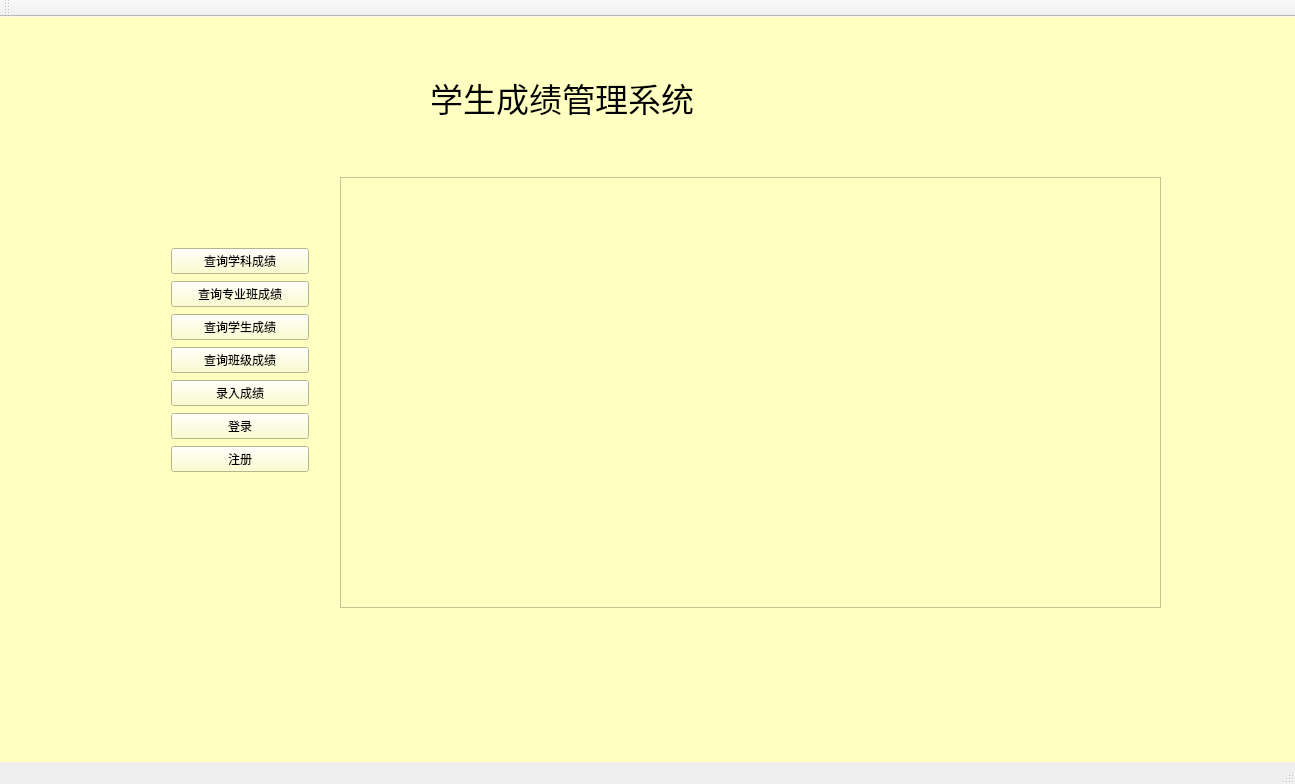
<?xml version="1.0" encoding="UTF-8"?>
<ui version="4.0">
 <class>MainWindow</class>
 <widget class="QMainWindow" name="MainWindow">
  <property name="geometry">
   <rect>
    <x>0</x>
    <y>0</y>
    <width>1295</width>
    <height>784</height>
   </rect>
  </property>
  <property name="windowTitle">
   <string>MainWindow</string>
  </property>
  <widget class="QWidget" name="centralWidget">
   <property name="styleSheet">
    <string notr="true">background-color: rgb(254, 255, 193);</string>
   </property>
   <widget class="QWidget" name="verticalLayoutWidget">
    <property name="geometry">
     <rect>
      <x>160</x>
      <y>219</y>
      <width>160</width>
      <height>251</height>
     </rect>
    </property>
    <layout class="QVBoxLayout" name="verticalLayout">
     <item>
      <widget class="QPushButton" name="pushButton_3">
       <property name="text">
        <string>查询学科成绩</string>
       </property>
      </widget>
     </item>
     <item>
      <widget class="QPushButton" name="pushButton_4">
       <property name="text">
        <string>查询专业班成绩</string>
       </property>
      </widget>
     </item>
     <item>
      <widget class="QPushButton" name="pushButton_2">
       <property name="text">
        <string>查询学生成绩</string>
       </property>
      </widget>
     </item>
     <item>
      <widget class="QPushButton" name="pushButton">
       <property name="text">
        <string>查询班级成绩</string>
       </property>
      </widget>
     </item>
     <item>
      <widget class="QPushButton" name="pushButton_7">
       <property name="text">
        <string>录入成绩</string>
       </property>
      </widget>
     </item>
     <item>
      <widget class="QPushButton" name="pushButton_6">
       <property name="text">
        <string>登录</string>
       </property>
      </widget>
     </item>
     <item>
      <widget class="QPushButton" name="pushButton_5">
       <property name="text">
        <string>注册</string>
       </property>
      </widget>
     </item>
    </layout>
   </widget>
   <widget class="QTableView" name="tableView">
    <property name="geometry">
     <rect>
      <x>340</x>
      <y>160</y>
      <width>821</width>
      <height>431</height>
     </rect>
    </property>
   </widget>
   <widget class="QLabel" name="label">
    <property name="geometry">
     <rect>
      <x>430</x>
      <y>60</y>
      <width>341</width>
      <height>41</height>
     </rect>
    </property>
    <property name="font">
     <font>
      <pointsize>25</pointsize>
     </font>
    </property>
    <property name="text">
     <string>学生成绩管理系统</string>
    </property>
   </widget>
  </widget>
  <widget class="QMenuBar" name="menuBar">
   <property name="geometry">
    <rect>
     <x>0</x>
     <y>0</y>
     <width>1295</width>
     <height>26</height>
    </rect>
   </property>
  </widget>
  <widget class="QToolBar" name="mainToolBar">
   <attribute name="toolBarArea">
    <enum>TopToolBarArea</enum>
   </attribute>
   <attribute name="toolBarBreak">
    <bool>false</bool>
   </attribute>
  </widget>
  <widget class="QStatusBar" name="statusBar"/>
 </widget>
 <layoutdefault spacing="6" margin="11"/>
 <resources/>
 <connections/>
</ui>
